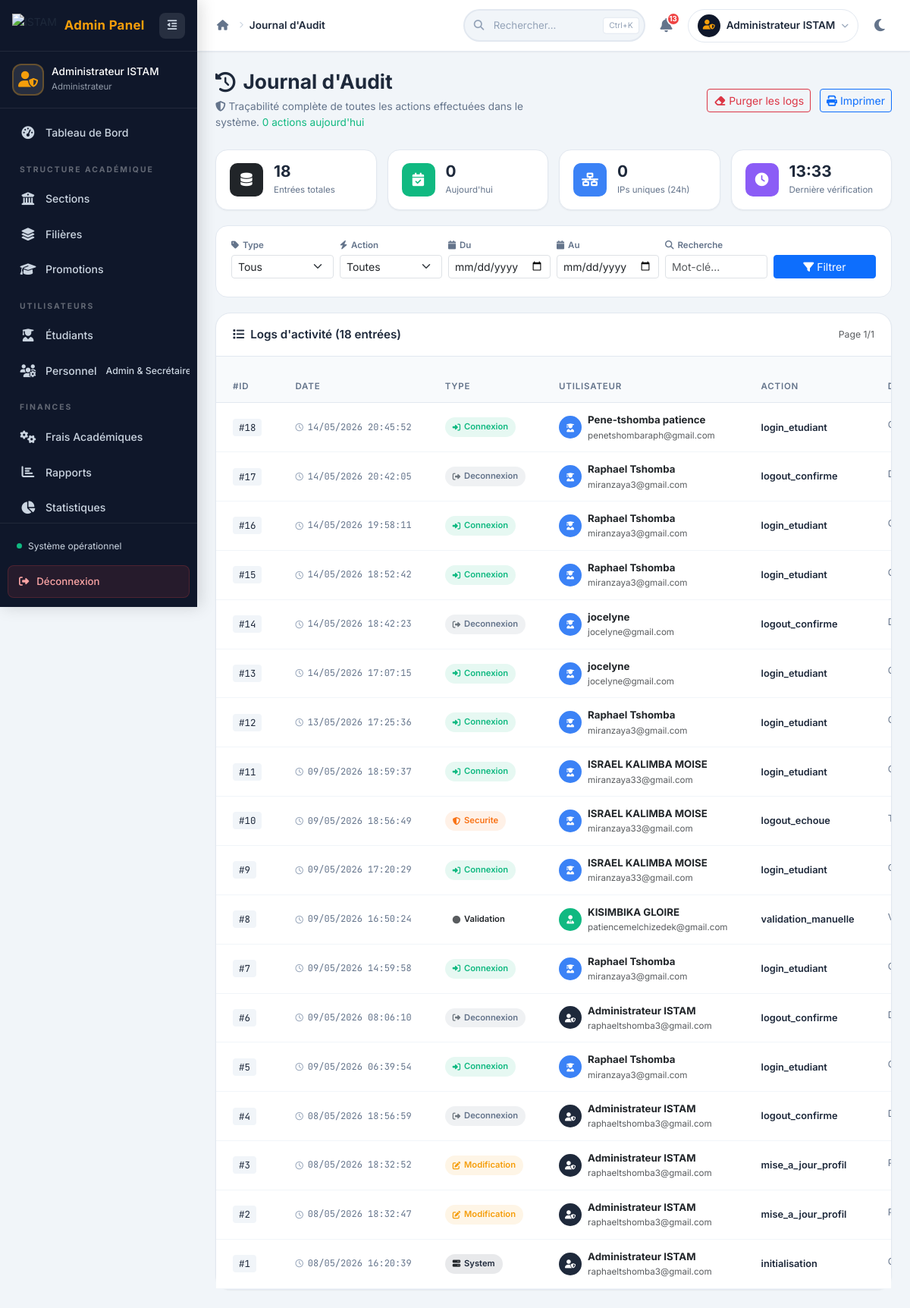
The page /admin/journal_audit.php (signed in) on the database its author committed.
### tables this page shows
CREATE TABLE IF NOT EXISTS `audit_log` (
  `id_log` int(11) NOT NULL AUTO_INCREMENT,
  `id_utilisateur` int(11) DEFAULT NULL,
  `type_action` varchar(50) NOT NULL,
  `action` varchar(100) NOT NULL,
  `description` text,
  `adresse_ip` varchar(45) DEFAULT NULL,
  `user_agent` text,
  `date_action` timestamp NULL DEFAULT CURRENT_TIMESTAMP,
  PRIMARY KEY (`id_log`),
  KEY `idx_date` (`date_action`),
  KEY `idx_type` (`type_action`),
  KEY `idx_utilisateur` (`id_utilisateur`)
);

CREATE TABLE IF NOT EXISTS `utilisateurs` (
  `id_utilisateur` int(11) NOT NULL AUTO_INCREMENT,
  `nom` varchar(100) NOT NULL,
  `email` varchar(150) NOT NULL,
  `mot_de_passe` varchar(255) NOT NULL,
  `role` enum('admin','secretaire','etudiant') NOT NULL,
  `statut_compte` varchar(20) DEFAULT 'actif',
  `created_at` timestamp NULL DEFAULT CURRENT_TIMESTAMP,
  PRIMARY KEY (`id_utilisateur`),
  UNIQUE KEY `email` (`email`)
);

### admin/journal_audit.php (the view, shortened to what this page needs)
<?php
$db = Database::getInstance();
$admin_id = $_SESSION['user_id'] ?? 1;
$filtre_date_debut = $_GET['date_debut'] ?? '';
$filtre_date_fin = $_GET['date_fin'] ?? '';
$filtre_recherche = trim($_GET['recherche'] ?? '');
$page = isset($_GET['page']) ? max(1, (int)$_GET['page']) : 1;
$par_page = 25;
$offset = ($page - 1) * $par_page;
$where = "WHERE 1=1";
$params = [];
try {
    $db->query("SELECT 1 FROM audit_log LIMIT 1");
} catch (PDOException $e) {
    $db->exec("
        CREATE TABLE IF NOT EXISTS audit_log (
            id_log INT PRIMARY KEY AUTO_INCREMENT,
            id_utilisateur INT DEFAULT NULL,
            type_action VARCHAR(50) NOT NULL,
            action VARCHAR(100) NOT NULL,
            description TEXT,
            adresse_ip VARCHAR(45) DEFAULT NULL,
            user_agent TEXT DEFAULT NULL,
            date_action TIMESTAMP DEFAULT CURRENT_TIMESTAMP,
            INDEX idx_date (date_action),
            INDEX idx_type (type_action),
            INDEX idx_utilisateur (id_utilisateur)
        ) ENGINE=InnoDB DEFAULT CHARSET=utf8mb4
    ");
    $stmt = $db->prepare("INSERT INTO audit_log (id_utilisateur, type_action, action, description, adresse_ip)
                          VALUES (:uid, 'system', 'initialisation', 'Création du journal d\'audit', :ip)");
    $stmt->execute(['uid' => $admin_id, 'ip' => $_SERVER['REMOTE_ADDR'] ?? '127.0.0.1']);
}
$sql_count = "SELECT COUNT(*) as total FROM audit_log al LEFT JOIN utilisateurs u ON al.id_utilisateur = u.id_utilisateur {$where}";
$stmt = $db->prepare($sql_count);
$stmt->execute($params);
$total_logs = $stmt->fetch()['total'] ?? 0;
$total_pages = ceil($total_logs / $par_page);
$sql = "SELECT al.*, u.nom as nom_utilisateur, u.email, u.role
        FROM audit_log al
        LEFT JOIN utilisateurs u ON al.id_utilisateur = u.id_utilisateur
        {$where}
        ORDER BY al.date_action DESC
        LIMIT {$par_page} OFFSET {$offset}";
$stmt = $db->prepare($sql);
$stmt->execute($params);
$logs = $stmt->fetchAll();
$stmt = $db->query("SELECT COUNT(*) as total FROM audit_log WHERE DATE(date_action) = CURDATE()");
$logs_aujourdhui = $stmt->fetch()['total'] ?? 0;
$stmt = $db->query("SELECT COUNT(DISTINCT adresse_ip) as total FROM audit_log WHERE DATE(date_action) = CURDATE()");
$ips_uniques = $stmt->fetch()['total'] ?? 0;
function getTypeIcon($type) {
    $icons = [
        'connexion' => 'fa-sign-in-alt text-success',
        'deconnexion' => 'fa-sign-out-alt text-secondary',
        'paiement' => 'fa-credit-card text-primary',
        'creation' => 'fa-plus-circle text-info',
        'modification' => 'fa-edit text-warning',
        'suppression' => 'fa-trash-alt text-danger',
        'configuration' => 'fa-cogs text-purple',
        'system' => 'fa-server text-dark',
        'erreur' => 'fa-exclamation-triangle text-danger',
        'securite' => 'fa-shield-alt text-orange'
    ];
    return $icons[$type] ?? 'fa-circle text-muted';
}
function getTypeBadge($type) {
    $badges = [
        'connexion' => 'badge-success',
        'deconnexion' => 'badge-secondary',
        'paiement' => 'badge-primary',
        'creation' => 'badge-info',
        'modification' => 'badge-warning',
        'suppression' => 'badge-danger',
        'configuration' => 'badge-purple',
        'system' => 'badge-dark',
        'erreur' => 'badge-danger',
        'securite' => 'badge-orange'
    ];
    return $badges[$type] ?? 'badge-light';
}
?>
<!DOCTYPE html>
<html lang="fr">
<head>
    <link href="https://cdn.jsdelivr.net/npm/bootstrap@5.3.0/dist/css/bootstrap.min.css" rel="stylesheet">
    <link href="https://cdnjs.cloudflare.com/ajax/libs/font-awesome/6.4.0/css/all.min.css" rel="stylesheet">
    <link rel="stylesheet" href="../assets/css/admin/dashboard_admin.css">
    <link rel="stylesheet" href="../assets/css/admin/journal_audit.css">
</head>
<body>
    <div class="admin-layout">
        <?php include 'includes/sidebar_admin.php'; ?>
        <div class="main-content">
            <?php
            include 'includes/navbar_admin.php';
            ?>
            <main class="dashboard-content">
                <div class="page-header">
                    <div class="row align-items-center">
                        <div class="col-lg-6">
                            <h1 class="page-title">
                                <i class="fas fa-history"></i> Journal d'Audit
                            </h1>
                            <p class="page-subtitle">
                                <i class="fas fa-shield-alt"></i>
                                Traçabilité complète de toutes les actions effectuées dans le système.
                                <span class="text-success"><?= $logs_aujourdhui ?> actions aujourd'hui</span>
                            </p>
                        </div>
                        <div class="col-lg-6 text-lg-end mt-3 mt-lg-0">
                            <button class="btn btn-outline-danger btn-sm me-2" onclick="viderLogs()">
                                <i class="fas fa-eraser"></i> Purger les logs
                            </button>
                            <button class="btn btn-outline-primary btn-sm" onclick="window.print()">
                                <i class="fas fa-print"></i> Imprimer
                            </button>
                        </div>
                    </div>
                </div>
                <div class="audit-stats">
                    <div class="audit-stat-item">
                        <div class="audit-stat-icon bg-dark">
                            <i class="fas fa-database"></i>
                        </div>
                        <div class="audit-stat-info">
                            <h4><?= number_format($total_logs, 0, ',', ' ') ?></h4>
                            <p>Entrées totales</p>
                        </div>
                    </div>
                    <div class="audit-stat-item">
                        <div class="audit-stat-icon bg-green">
                            <i class="fas fa-calendar-check"></i>
                        </div>
                        <div class="audit-stat-info">
                            <h4><?= $logs_aujourdhui ?></h4>
                            <p>Aujourd'hui</p>
                        </div>
                    </div>
                    <div class="audit-stat-item">
                        <div class="audit-stat-icon bg-blue">
                            <i class="fas fa-network-wired"></i>
                        </div>
                        <div class="audit-stat-info">
                            <h4><?= $ips_uniques ?></h4>
                            <p>IPs uniques (24h)</p>
                        </div>
                    </div>
                    <div class="audit-stat-item">
                        <div class="audit-stat-icon bg-purple">
                            <i class="fas fa-clock"></i>
                        </div>
                        <div class="audit-stat-info">
                            <h4><?= date('H:i') ?></h4>
                            <p>Dernière vérification</p>
                        </div>
                    </div>
                </div>
                <div class="filtres-section">
                    <form method="GET" action="" class="filtres-form">
                        <div class="row g-2 align-items-end">
                            <div class="col-lg-2 col-md-3 col-sm-6 mb-2">
                                <label class="filtre-label"><i class="fas fa-tag"></i> Type</label>
                                <select name="type" class="form-select form-select-sm">
                                    <option value="">Tous</option>
                                </select>
                            </div>
                            <div class="col-lg-2 col-md-3 col-sm-6 mb-2">
                                <label class="filtre-label"><i class="fas fa-bolt"></i> Action</label>
                                <select name="action_filtre" class="form-select form-select-sm">
                                    <option value="">Toutes</option>
                                </select>
                            </div>
                            <div class="col-lg-2 col-md-2 col-sm-6 mb-2">
                                <label class="filtre-label"><i class="fas fa-calendar"></i> Du</label>
                                <input type="date" name="date_debut" class="form-control form-control-sm" value="<?= $filtre_date_debut ?>">
                            </div>
                            <div class="col-lg-2 col-md-2 col-sm-6 mb-2">
                                <label class="filtre-label"><i class="fas fa-calendar"></i> Au</label>
                                <input type="date" name="date_fin" class="form-control form-control-sm" value="<?= $filtre_date_fin ?>">
                            </div>
                            <div class="col-lg-2 col-md-2 col-sm-12 mb-2">
                                <label class="filtre-label"><i class="fas fa-search"></i> Recherche</label>
                                <input type="text" name="recherche" class="form-control form-control-sm" placeholder="Mot-clé..." value="<?= htmlspecialchars($filtre_recherche) ?>">
                            </div>
                            <div class="col-lg-2 col-md-3 col-sm-12 mb-2">
                                <button type="submit" class="btn btn-primary btn-sm w-100">
                                    <i class="fas fa-filter"></i> Filtrer
                                </button>
                            </div>
                        </div>
                    </form>
                </div>
                <div class="table-card">
                    <div class="table-card-header">
                        <h3><i class="fas fa-list"></i> Logs d'activité (<?= number_format($total_logs) ?> entrées)</h3>
                        <span class="text-muted small">Page <?= $page ?>/<?= max(1, $total_pages) ?></span>
                    </div>
                    <div class="table-responsive">
                        <table class="table admin-table table-sm" id="tableLogs">
                            <thead>
                                <tr>
                                    <th width="50">#ID</th>
                                    <th width="150">Date</th>
                                    <th width="100">Type</th>
                                    <th>Utilisateur</th>
                                    <th>Action</th>
                                    <th>Description</th>
                                </tr>
                            </thead>
                            <tbody>
                                <?php if (empty($logs)): ?>
                                    <tr>
                                        <td colspan="7">
                                            <div class="empty-state py-5">
                                                <i class="fas fa-history fa-3x"></i>
                                                <h4 class="mt-3">Aucun log trouvé</h4>
                                                <p class="text-muted">Essayez de modifier les filtres.</p>
                                            </div>
                                        </td>
                                    </tr>
                                <?php else: ?>
                                    <?php foreach ($logs as $log): ?>
                                        <tr class="log-row log-type-<?= htmlspecialchars($log['type_action']) ?>">
                                            <td><code class="log-id">#<?= $log['id_log'] ?></code></td>
                                            <td>
                                                <div class="log-date">
                                                    <i class="far fa-clock"></i>
                                                    <span><?= date('d/m/Y H:i:s', strtotime($log['date_action'])) ?></span>
                                                </div>
                                            </td>
                                            <td>
                                                <span class="log-type-badge <?= getTypeBadge($log['type_action']) ?>">
                                                    <i class="fas <?= getTypeIcon($log['type_action']) ?>"></i>
                                                    <?= ucfirst(htmlspecialchars($log['type_action'])) ?>
                                                </span>
                                            </td>
                                            <td>
                                                <?php if ($log['nom_utilisateur']): ?>
                                                    <div class="log-user">
                                                        <div class="log-user-avatar <?= $log['role'] === 'admin' ? 'avatar-admin' : ($log['role'] === 'secretaire' ? 'avatar-secretaire' : 'avatar-etudiant') ?>">
                                                            <i class="fas fa-<?= $log['role'] === 'admin' ? 'user-shield' : ($log['role'] === 'secretaire' ? 'user-tie' : 'user-graduate') ?>"></i>
                                                        </div>
                                                        <div>
                                                            <strong><?= htmlspecialchars($log['nom_utilisateur']) ?></strong>
                                                            <?php if ($log['email']): ?>
                                                                <small class="d-block text-muted"><?= htmlspecialchars($log['email']) ?></small>
                                                            <?php endif; ?>
                                                        </div>
                                                    </div>
                                                <?php else: ?>
                                                    <span class="text-muted"><i class="fas fa-ghost"></i> Système</span>
                                                <?php endif; ?>
                                            </td>
                                            <td>
                                                <span class="log-action"><?= htmlspecialchars($log['action']) ?></span>
                                            </td>
                                            <td>
                                                <span class="log-description"><?= htmlspecialchars($log['description'] ?? '—') ?></span>
                                            </td>
                                        </tr>
                                    <?php endforeach; ?>
                                <?php endif; ?>
                            </tbody>
                        </table>
                    </div>
                </div>
            </main>
        </div>
    </div>
</body>
</html>

### rows shown on the page
audit_log: id_log "18", date_action "14/05/2026 20:45:52", type_action "Connexion", id_utilisateur.nom "Pene-tshomba patience", id_utilisateur.email "penetshombaraph@gmail.com", action "login_etudiant"
audit_log: id_log "17", date_action "14/05/2026 20:42:05", type_action "Deconnexion", id_utilisateur.nom "Raphael Tshomba", id_utilisateur.email "miranzaya3@gmail.com", action "logout_confirme"
audit_log: id_log "16", date_action "14/05/2026 19:58:11", type_action "Connexion", id_utilisateur.nom "Raphael Tshomba", id_utilisateur.email "miranzaya3@gmail.com", action "login_etudiant"
audit_log: id_log "15", date_action "14/05/2026 18:52:42", type_action "Connexion", id_utilisateur.nom "Raphael Tshomba", id_utilisateur.email "miranzaya3@gmail.com", action "login_etudiant"
audit_log: id_log "14", date_action "14/05/2026 18:42:23", type_action "Deconnexion", id_utilisateur.nom "jocelyne", id_utilisateur.email "jocelyne@gmail.com", action "logout_confirme"
audit_log: id_log "13", date_action "14/05/2026 17:07:15", type_action "Connexion", id_utilisateur.nom "jocelyne", id_utilisateur.email "jocelyne@gmail.com", action "login_etudiant"
audit_log: id_log "12", date_action "13/05/2026 17:25:36", type_action "Connexion", id_utilisateur.nom "Raphael Tshomba", id_utilisateur.email "miranzaya3@gmail.com", action "login_etudiant"
audit_log: id_log "11", date_action "09/05/2026 18:59:37", type_action "Connexion", id_utilisateur.nom "ISRAEL KALIMBA MOISE", id_utilisateur.email "miranzaya33@gmail.com", action "login_etudiant"
audit_log: id_log "10", date_action "09/05/2026 18:56:49", type_action "Securite", id_utilisateur.nom "ISRAEL KALIMBA MOISE", id_utilisateur.email "miranzaya33@gmail.com", action "logout_echoue"
audit_log: id_log "9", date_action "09/05/2026 17:20:29", type_action "Connexion", id_utilisateur.nom "ISRAEL KALIMBA MOISE", id_utilisateur.email "miranzaya33@gmail.com", action "login_etudiant"
audit_log: id_log "8", date_action "09/05/2026 16:50:24", type_action "Validation", id_utilisateur.nom "KISIMBIKA GLOIRE", id_utilisateur.email "patiencemelchizedek@gmail.com", action "validation_manuelle"
audit_log: id_log "7", date_action "09/05/2026 14:59:58", type_action "Connexion", id_utilisateur.nom "Raphael Tshomba", id_utilisateur.email "miranzaya3@gmail.com", action "login_etudiant"
audit_log: id_log "6", date_action "09/05/2026 08:06:10", type_action "Deconnexion", id_utilisateur.nom "Administrateur ISTAM", id_utilisateur.email "raphaeltshomba3@gmail.com", action "logout_confirme"
audit_log: id_log "5", date_action "09/05/2026 06:39:54", type_action "Connexion", id_utilisateur.nom "Raphael Tshomba", id_utilisateur.email "miranzaya3@gmail.com", action "login_etudiant"
audit_log: id_log "4", date_action "08/05/2026 18:56:59", type_action "Deconnexion", id_utilisateur.nom "Administrateur ISTAM", id_utilisateur.email "raphaeltshomba3@gmail.com", action "logout_confirme"
audit_log: id_log "3", date_action "08/05/2026 18:32:52", type_action "Modification", id_utilisateur.nom "Administrateur ISTAM", id_utilisateur.email "raphaeltshomba3@gmail.com", action "mise_a_jour_profil"
audit_log: id_log "2", date_action "08/05/2026 18:32:47", type_action "Modification", id_utilisateur.nom "Administrateur ISTAM", id_utilisateur.email "raphaeltshomba3@gmail.com", action "mise_a_jour_profil"
audit_log: id_log "1", date_action "08/05/2026 16:20:39", type_action "System", id_utilisateur.nom "Administrateur ISTAM", id_utilisateur.email "raphaeltshomba3@gmail.com", action "initialisation"

### other values the page prints
$admin_nom_side "Administrateur ISTAM"
$titre_page "Journal d'Audit"
$notif_count "13"
$admin_nom_nav "Administrateur ISTAM"
$logs_aujourdhui "0"
$total_logs "18"
$ips_uniques "0"
$page "1"
max(1, $total_pages) "1"
